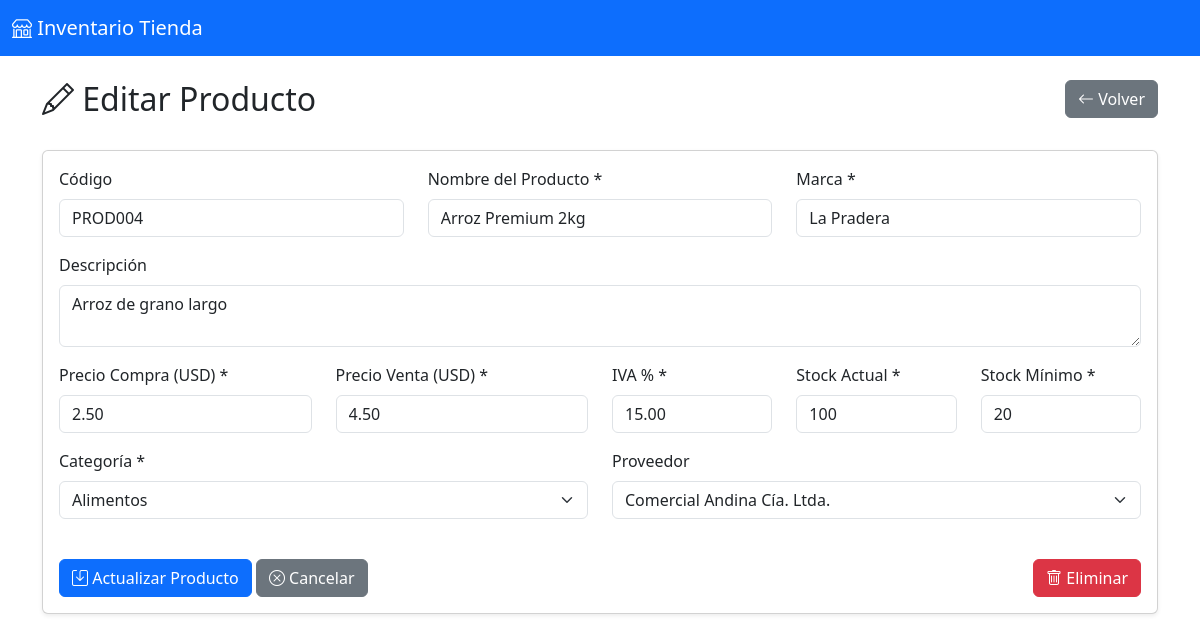
Screenshot of /views/productos/editar.php?id=4 (signed in) with the database file from the repository.
### tables this page shows
CREATE TABLE productos (
    id INT AUTO_INCREMENT PRIMARY KEY,
    codigo VARCHAR(50) NOT NULL UNIQUE,
    nombre VARCHAR(200) NOT NULL,
    descripcion TEXT,
    marca VARCHAR(100),
    categoria_id INT,
    proveedor_id INT,
    precio_compra DECIMAL(10,2) NOT NULL,
    precio_venta DECIMAL(10,2) NOT NULL,
    stock_actual INT NOT NULL DEFAULT 0,
    stock_minimo INT NOT NULL DEFAULT 5,
    iva DECIMAL(5,2) DEFAULT 15.00,
    fecha_creacion TIMESTAMP DEFAULT CURRENT_TIMESTAMP,
    fecha_actualizacion TIMESTAMP DEFAULT CURRENT_TIMESTAMP ON UPDATE CURRENT_TIMESTAMP,
    FOREIGN KEY (categoria_id) REFERENCES categorias(id) ON DELETE SET NULL,
    FOREIGN KEY (proveedor_id) REFERENCES proveedores(id) ON DELETE SET NULL,
    INDEX idx_codigo (codigo),
    INDEX idx_nombre (nombre),
    INDEX idx_stock (stock_actual)
);

CREATE TABLE categorias (
    id INT AUTO_INCREMENT PRIMARY KEY,
    nombre VARCHAR(100) NOT NULL UNIQUE,
    descripcion TEXT,
    fecha_creacion TIMESTAMP DEFAULT CURRENT_TIMESTAMP
);

CREATE TABLE proveedores (
    id INT AUTO_INCREMENT PRIMARY KEY,
    nombre VARCHAR(150) NOT NULL,
    ruc VARCHAR(13),
    telefono VARCHAR(20),
    email VARCHAR(100),
    direccion TEXT,
    ciudad VARCHAR(100),
    provincia VARCHAR(100),
    pais VARCHAR(100) DEFAULT 'Ecuador',
    fecha_registro TIMESTAMP DEFAULT CURRENT_TIMESTAMP
);

### models/Producto.php (called while the page is built, shortened)
<?php
class Producto {
    private $conn;
    private $table = "productos";
    public $id;
    public function __construct($db) {
        $this->conn = $db;
    }
    public function obtenerPorId() {
        $query = "SELECT p.*, c.nombre AS categoria_nombre, pr.nombre AS proveedor_nombre
                  FROM " . $this->table . " p
                  LEFT JOIN categorias c ON p.categoria_id = c.id
                  LEFT JOIN proveedores pr ON p.proveedor_id = pr.id
                  WHERE p.id = :id
                  LIMIT 1";
        try {
            $stmt = $this->conn->prepare($query);
            $stmt->bindParam(":id", $this->id);
            $stmt->execute();
            $row = $stmt->fetch();
            if($row) {
                $this->codigo = $row['codigo'];
                $this->nombre = $row['nombre'];
                $this->descripcion = $row['descripcion'];
                $this->marca = $row['marca'];
                $this->precio_compra = $row['precio_compra'];
                $this->precio_venta = $row['precio_venta'];
                $this->iva = $row['iva'];
                $this->stock_actual = $row['stock_actual'];
                $this->stock_minimo = $row['stock_minimo'];
                $this->categoria_id = $row['categoria_id'];
                $this->proveedor_id = $row['proveedor_id'];
                return true;
            }
            return false;
        } catch(PDOException $e) {
            echo "Error: " . $e->getMessage();
            return false;
        }
    }
}
?>

### models/Categoria.php (called while the page is built, shortened)
<?php
class Categoria {
    private $conn;
    private $table = "categorias";
    public function __construct($db) {
        $this->conn = $db;
    }
    public function obtenerTodos() {
        $query = "SELECT * FROM " . $this->table . " ORDER BY nombre ASC";
        try {
            $stmt = $this->conn->prepare($query);
            $stmt->execute();
            return $stmt;
        } catch(PDOException $e) {
            echo "Error: " . $e->getMessage();
            return false;
        }
    }
}
?>

### models/Proveedor.php (called while the page is built, shortened)
<?php
class Proveedor {
    private $conn;
    private $table = "proveedores";
    public function __construct($db) {
        $this->conn = $db;
    }
    public function obtenerTodos() {
        $query = "SELECT * FROM " . $this->table . " ORDER BY nombre ASC";
        try {
            $stmt = $this->conn->prepare($query);
            $stmt->execute();
            return $stmt;
        } catch(PDOException $e) {
            echo "Error: " . $e->getMessage();
            return false;
        }
    }
}
?>

### views/productos/editar.php (the view, shortened to what this page needs)
<?php
require_once '../../models/Producto.php';
require_once '../../models/Categoria.php';
require_once '../../models/Proveedor.php';
$database = new Conexion();
$db = $database->getConnection();
$producto = new Producto($db);
$categoria = new Categoria($db);
$proveedor = new Proveedor($db);
$mostrarFormulario = false;
if(isset($_GET['id'])) {
    $producto->id = $_GET['id'];
    if($producto->obtenerPorId()) {
        $mostrarFormulario = true;
    } else {
        $productoNoEncontrado = true;
    }
}
$categorias = $categoria->obtenerTodos();
$proveedores = $proveedor->obtenerTodos();
?>
<!DOCTYPE html>
<html lang="es">
<head>
    <link href="https://cdn.jsdelivr.net/npm/bootstrap@5.3.0/dist/css/bootstrap.min.css" rel="stylesheet">
    <link rel="stylesheet" href="https://cdn.jsdelivr.net/npm/bootstrap-icons@1.11.0/font/bootstrap-icons.css">
</head>
<body>
    <nav class="navbar navbar-expand-lg navbar-dark bg-primary">
        <div class="container-fluid">
            <a class="navbar-brand" href="../../index.php">
                <i class="bi bi-shop"></i> Inventario Tienda
            </a>
        </div>
    </nav>
    <div class="container mt-4">
        <div class="row mb-4">
            <div class="col">
                <h2><i class="bi bi-pencil"></i> Editar Producto</h2>
            </div>
            <div class="col text-end">
                <a href="../../index.php" class="btn btn-secondary">
                    <i class="bi bi-arrow-left"></i> Volver
                </a>
            </div>
        </div>
        <?php if(!$mostrarFormulario): ?>
        <div class="card shadow-sm mb-4">
            <div class="card-body">
                <h5>Seleccione el Producto a Editar</h5>
                <form method="GET" action="">
                    <div class="row align-items-end">
                        <div class="col-md-8">
                            <label for="id" class="form-label">ID del Producto</label>
                            <input type="number" class="form-control" id="id" name="id"
                                   placeholder="Ingrese el ID del producto" min="1" required>
                            <small class="text-muted">O seleccione de la lista:</small>
                        </div>
                        <div class="col-md-4">
                            <button type="submit" class="btn btn-primary w-100">
                                <i class="bi bi-search"></i> Buscar
                            </button>
                        </div>
                    </div>
                </form>
                <hr class="my-4">
                <h6>Lista de Productos Disponibles:</h6>
                <div class="table-responsive">
                    <table class="table table-sm table-hover">
                        <thead>
                            <tr>
                                <th>ID</th>
                                <th>Código</th>
                                <th>Nombre</th>
                                <th>Marca</th>
                                <th>Categoría</th>
                                <th>Stock</th>
                                <th>Acción</th>
                            </tr>
                        </thead>
                        <tbody>
                            <?php
                            $todosProductos = $producto->obtenerTodos();
                            if($todosProductos && $todosProductos->rowCount() > 0):
                                while($prod = $todosProductos->fetch()):
                            ?>
                                <tr>
                                    <td><?php echo $prod['id']; ?></td>
                                    <td><?php echo htmlspecialchars($prod['codigo']); ?></td>
                                    <td><?php echo htmlspecialchars($prod['nombre']); ?></td>
                                    <td><?php echo htmlspecialchars($prod['marca']); ?></td>
                                    <td><?php echo htmlspecialchars($prod['categoria_nombre']); ?></td>
                                    <td><?php echo $prod['stock_actual']; ?></td>
                                    <td>
                                        <a href="?id=<?php echo $prod['id']; ?>" class="btn btn-sm btn-warning">
                                            <i class="bi bi-pencil"></i> Editar
                                        </a>
                                    </td>
                                </tr>
                            <?php
                                endwhile;
                            else:
                            ?>
                                <tr>
                                    <td colspan="7" class="text-center">No hay productos registrados</td>
                                </tr>
                            <?php endif; ?>
                        </tbody>
                    </table>
                </div>
            </div>
        </div>
        <?php else: ?>
        <div class="card shadow-sm">
            <div class="card-body">
                <form method="POST" action="">
                    <div class="row">
                        <div class="col-md-4 mb-3">
                            <label for="codigo" class="form-label">Código</label>
                            <input type="text" class="form-control" id="codigo" name="codigo"
                                   value="<?php echo htmlspecialchars($producto->codigo); ?>" readonly>
                        </div>
                        <div class="col-md-4 mb-3">
                            <label for="nombre" class="form-label">Nombre del Producto *</label>
                            <input type="text" class="form-control" id="nombre" name="nombre"
                                   value="<?php echo htmlspecialchars($producto->nombre); ?>" required>
                        </div>
                        <div class="col-md-4 mb-3">
                            <label for="marca" class="form-label">Marca *</label>
                            <input type="text" class="form-control" id="marca" name="marca"
                                   value="<?php echo htmlspecialchars($producto->marca); ?>" required>
                        </div>
                    </div>
                    <div class="row">
                        <div class="col-md-12 mb-3">
                            <label for="descripcion" class="form-label">Descripción</label>
                            <textarea class="form-control" id="descripcion" name="descripcion" rows="2"><?php echo htmlspecialchars($producto->descripcion); ?></textarea>
                        </div>
                    </div>
                    <div class="row">
                        <div class="col-md-3 mb-3">
                            <label for="precio_compra" class="form-label">Precio Compra (USD) *</label>
                            <input type="number" class="form-control" id="precio_compra" name="precio_compra"
                                   step="0.01" min="0" value="<?php echo $producto->precio_compra; ?>" required>
                        </div>
                        <div class="col-md-3 mb-3">
                            <label for="precio_venta" class="form-label">Precio Venta (USD) *</label>
                            <input type="number" class="form-control" id="precio_venta" name="precio_venta"
                                   step="0.01" min="0" value="<?php echo $producto->precio_venta; ?>" required>
                        </div>
                        <div class="col-md-2 mb-3">
                            <label for="iva" class="form-label">IVA % *</label>
                            <input type="number" class="form-control" id="iva" name="iva"
                                   step="0.01" min="0" max="100" value="<?php echo $producto->iva; ?>" required>
                        </div>
                        <div class="col-md-2 mb-3">
                            <label for="stock_actual" class="form-label">Stock Actual *</label>
                            <input type="number" class="form-control" id="stock_actual" name="stock_actual"
                                   min="0" value="<?php echo $producto->stock_actual; ?>" required>
                        </div>
                        <div class="col-md-2 mb-3">
                            <label for="stock_minimo" class="form-label">Stock Mínimo *</label>
                            <input type="number" class="form-control" id="stock_minimo" name="stock_minimo"
                                   min="0" value="<?php echo $producto->stock_minimo; ?>" required>
                        </div>
                    </div>
                    <div class="row">
                        <div class="col-md-6 mb-3">
                            <label for="categoria_id" class="form-label">Categoría *</label>
                            <select class="form-select" id="categoria_id" name="categoria_id" required>
                                <?php
                                if($categorias):
                                    while($cat = $categorias->fetch()):
                                ?>
                                    <option value="<?php echo $cat['id']; ?>"
                                            <?php echo ($cat['id'] == $producto->categoria_id) ? 'selected' : ''; ?>>
                                        <?php echo htmlspecialchars($cat['nombre']); ?>
                                    </option>
                                <?php
                                    endwhile;
                                endif;
                                ?>
                            </select>
                        </div>
                        <div class="col-md-6 mb-3">
                            <label for="proveedor_id" class="form-label">Proveedor</label>
                            <select class="form-select" id="proveedor_id" name="proveedor_id">
                                <?php
                                if($proveedores):
                                    while($prov = $proveedores->fetch()):
                                ?>
                                    <option value="<?php echo $prov['id']; ?>"
                                            <?php echo ($prov['id'] == $producto->proveedor_id) ? 'selected' : ''; ?>>
                                        <?php echo htmlspecialchars($prov['nombre']); ?>
                                    </option>
                                <?php
                                    endwhile;
                                endif;
                                ?>
                            </select>
                        </div>
                    </div>
                    <div class="mt-4">
                        <button type="submit" class="btn btn-primary">
                            <i class="bi bi-save"></i> Actualizar Producto
                        </button>
                        <a href="../../index.php" class="btn btn-secondary">
                            <i class="bi bi-x-circle"></i> Cancelar
                        </a>
                        <a href="?eliminar=1&id=<?php echo $producto->id; ?>"
                           class="btn btn-danger float-end"
                           onclick="return confirm('¿Está seguro de eliminar este producto?')">
                            <i class="bi bi-trash"></i> Eliminar
                        </a>
                    </div>
                </form>
            </div>
        </div>
        <?php endif; ?>
    </div>
</body>
</html>

### rows the page displays
productos: codigo "PROD004", nombre "Arroz Premium 2kg", marca "La Pradera", descripcion "Arroz de grano largo", precio_compra "2.50", precio_venta "4.50", iva "15.00", stock_actual "100", stock_minimo "20", categoria_id "Alimentos", proveedor_id "Comercial Andina Cía. Ltda."
